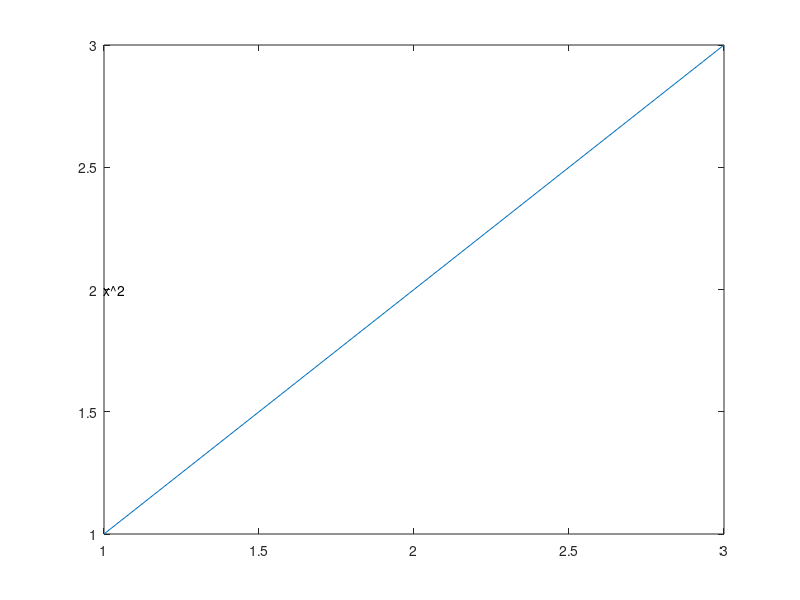

Recreate this plot in MATLAB. (Note: this script raises an error after producing the figure.)
% M13 G07 - text / annotation / legend
figure('Visible','off');
plot(1:3, 'DisplayName', 'alpha');
t = text(1, 2, 3, 'x^2', 'Interpreter', 'none');
n1 = numel(t.Position) == 3 && strcmp(t.Interpreter, 'none');
an = annotation('arrow', [0.1 0.2], [0.1 0.2]);
n2 = strcmp(an.Type, 'arrowshape');
tb = annotation('textbox', [0.1 0.1 0.2 0.2], 'String', 'hi');
n3 = strcmp(tb.Type, 'textboxshape');
lg = legend('Location', 'northwest');
n4 = strcmp(lg.String{1}, 'alpha') && strcmp(lg.Location, 'northwest');
legend('off');
n5 = isempty(findobj(gcf, 'Type', 'legend'));
close all
